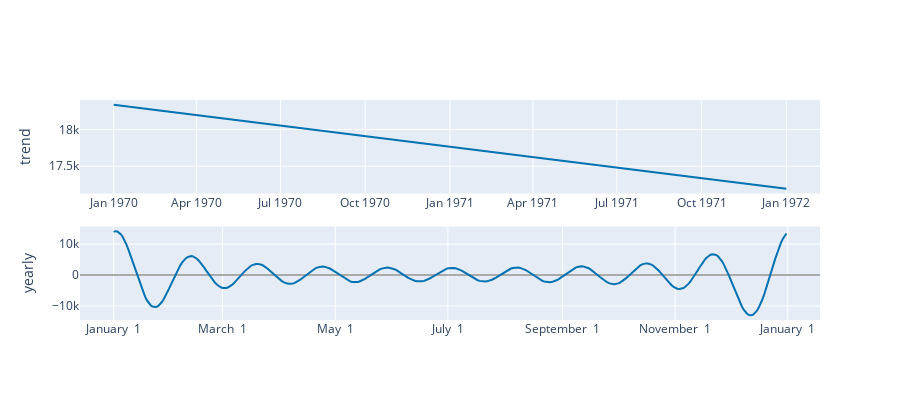

Here is the notebook cell this chart was saved with:
### Code cell
plot_components_plotly(m, forecast)

### Figure 1 — Plotly figure (JSON) as saved in the notebook; plotly's stock layout.template omitted (floating-point values rounded to 4 significant figures; data arrays with more than 128 entries replaced by an {"elided": "..."} marker saying what was removed)
{"data": [{"line": {"color": "#0072B2", "width": 2}, "mode": "lines", "name": "trend", "type": "scatter", "x": ["1970-01-01T00:00:00.000002", "1970-01-01T00:00:00.000002", "1970-01-01T00:00:00.000002", "1970-01-01T00:00:00.000002", "1970-01-01T00:00:00.000002", "1970-01-01T00:00:00.000002", "1970-01-01T00:00:00.000002", "1970-01-01T00:00:00.000002", "1970-01-01T00:00:00.000002", "1970-01-01T00:00:00.000002", "1970-01-01T00:00:00.000002", "1970-01-01T00:00:00.000002", "1970-01-01T00:00:00.000002", "1970-01-01T00:00:00.000002", "1970-01-01T00:00:00.000002", "1970-01-01T00:00:00.000002", "1971-01-01T00:00:00.000002", "1972-01-01T00:00:00.000002"], "xaxis": "x", "y": [18340.0, 18340.0, 18340.0, 18340.0, 18340.0, 18340.0, 18340.0, 18340.0, 18340.0, 18340.0, 18340.0, 18340.0, 18340.0, 18340.0, 18340.0, 18340.0, 17760.0, 17190.0], "yaxis": "y"}, {"line": {"color": "#0072B2", "width": 2}, "mode": "lines", "name": "yearly", "type": "scatter", "x": {"elided": "365 str values"}, "xaxis": "x2", "y": {"elided": "365 float values"}, "yaxis": "y2"}], "layout": {"height": 400, "showlegend": false, "width": 900, "xaxis": {"anchor": "y", "domain": [0, 1], "range": ["1969-11-25T12:00:00.000002001", "1972-02-06T12:00:00.000002018"], "type": "date"}, "xaxis2": {"anchor": "y2", "domain": [0, 1], "range": ["2016-12-13T18:54:02.958904115", "2018-01-18T11:04:57.863013581"], "tickformat": "%B %e", "type": "date"}, "yaxis": {"anchor": "x", "domain": [0.575, 1], "rangemode": "normal", "title": {"text": "trend"}, "zerolinecolor": "#AAA"}, "yaxis2": {"anchor": "x2", "domain": [0, 0.425], "title": {"text": "yearly"}, "zerolinecolor": "#AAA"}}}
